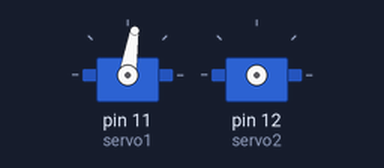
Bench run of a program on a simulated Raspberry Pi (header pin numbers). On the bench: 2 × servo. Servo angles are drawn from the pulse width (0.5 ms = 0°, 2.5 ms = 180°). At 10.0 s the program stops and its outputs stay as they are.

Above: at 0.1 s.
At 2.6 s:
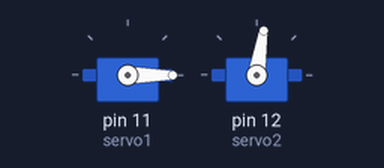
At 5.1 s:
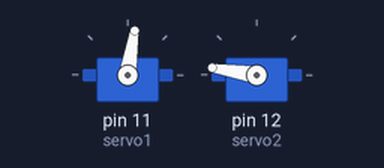
At 7.6 s:
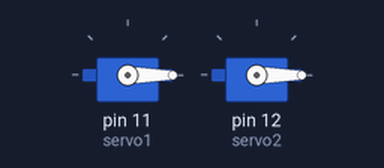
Timing chart, 0 to 9.1 s (numbered marks = the images above):
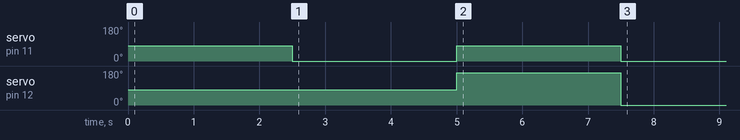

The program:

servo_motor_test.py
```python
# https://www.explainingcomputers.com/sample_code/Servo_Test_DD_Two_Servos.py

import RPi.GPIO as GPIO
import time

GPIO.setmode(GPIO.BOARD)

# Two servos pins 11 & 12
GPIO.setup(11,GPIO.OUT)
servo1 = GPIO.PWM(11,50)
GPIO.setup(12,GPIO.OUT)
servo2 = GPIO.PWM(12,50)

# Reset
servo1.start(0)
servo2.start(0)

# Turn servo1 to 90
servo1.ChangeDutyCycle(7)
time.sleep(0.5)
servo1.ChangeDutyCycle(0)

time.sleep(2)

# Turn servo2 to 90 & servo1 back to 0
servo2.ChangeDutyCycle(7)
servo1.ChangeDutyCycle(2)
time.sleep(0.5)
servo2.ChangeDutyCycle(0)
servo1.ChangeDutyCycle(0)

time.sleep(2)

# Turn servo2 to 180 & servo1 to 90
servo2.ChangeDutyCycle(12)
servo1.ChangeDutyCycle(7)
time.sleep(0.5)
servo2.ChangeDutyCycle(0)
servo1.ChangeDutyCycle(0)

time.sleep(2)

# Turn both servos back to 0
servo2.ChangeDutyCycle(2)
servo1.ChangeDutyCycle(2)
time.sleep(0.5)
servo2.ChangeDutyCycle(0)
servo1.ChangeDutyCycle(0)

time.sleep(2)

servo1.stop()
servo2.stop()
GPIO.cleanup()
```

Measured:
- by itself, servo on pin 11 (servo1): 81° → 0° at 2.5 s, → 81° 2.5 s later, → 0° 2.5 s later
- by itself, servo on pin 12 (servo2): 81° → 171° at 5.0 s, → 0° 2.5 s later
